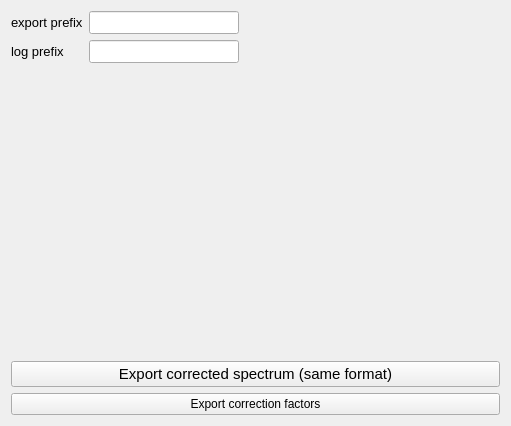
       <widget class="QWidget" name="page_4">
        <property name="geometry">
         <rect>
          <x>0</x>
          <y>0</y>
          <width>511</width>
          <height>426</height>
         </rect>
        </property>
        <attribute name="label">
         <string>4. export</string>
        </attribute>
        <layout class="QVBoxLayout" name="verticalLayout_5">
         <item>
          <layout class="QGridLayout" name="gridLayout_5">
           <item row="0" column="0">
            <widget class="QLabel" name="label_7">
             <property name="font">
              <font>
               <pointsize>10</pointsize>
              </font>
             </property>
             <property name="text">
              <string>export prefix</string>
             </property>
            </widget>
           </item>
           <item row="1" column="0">
            <widget class="QLabel" name="label_14">
             <property name="font">
              <font>
               <pointsize>10</pointsize>
              </font>
             </property>
             <property name="text">
              <string>log prefix</string>
             </property>
            </widget>
           </item>
           <item row="1" column="1">
            <widget class="QLineEdit" name="le_log">
             <property name="maximumSize">
              <size>
               <width>150</width>
               <height>16777215</height>
              </size>
             </property>
             <property name="font">
              <font>
               <pointsize>10</pointsize>
              </font>
             </property>
            </widget>
           </item>
           <item row="0" column="1">
            <widget class="QLineEdit" name="le_prefix">
             <property name="minimumSize">
              <size>
               <width>0</width>
               <height>0</height>
              </size>
             </property>
             <property name="maximumSize">
              <size>
               <width>150</width>
               <height>16777215</height>
              </size>
             </property>
             <property name="font">
              <font>
               <pointsize>10</pointsize>
              </font>
             </property>
            </widget>
           </item>
           <item row="0" column="2">
            <spacer name="horizontalSpacer_4">
             <property name="orientation">
              <enum>Qt::Horizontal</enum>
             </property>
             <property name="sizeHint" stdset="0">
              <size>
               <width>40</width>
               <height>20</height>
              </size>
             </property>
            </spacer>
           </item>
          </layout>
         </item>
         <item>
          <spacer name="verticalSpacer_2">
           <property name="orientation">
            <enum>Qt::Vertical</enum>
           </property>
           <property name="sizeHint" stdset="0">
            <size>
             <width>20</width>
             <height>40</height>
            </size>
           </property>
          </spacer>
         </item>
         <item>
          <widget class="QPushButton" name="btn_exp">
           <property name="font">
            <font>
             <pointsize>11</pointsize>
            </font>
           </property>
           <property name="text">
            <string>Export corrected spectrum (same format)</string>
           </property>
          </widget>
         </item>
         <item>
          <widget class="QPushButton" name="btn_log">
           <property name="text">
            <string>Export correction factors</string>
           </property>
          </widget>
         </item>
        </layout>
       </widget>
